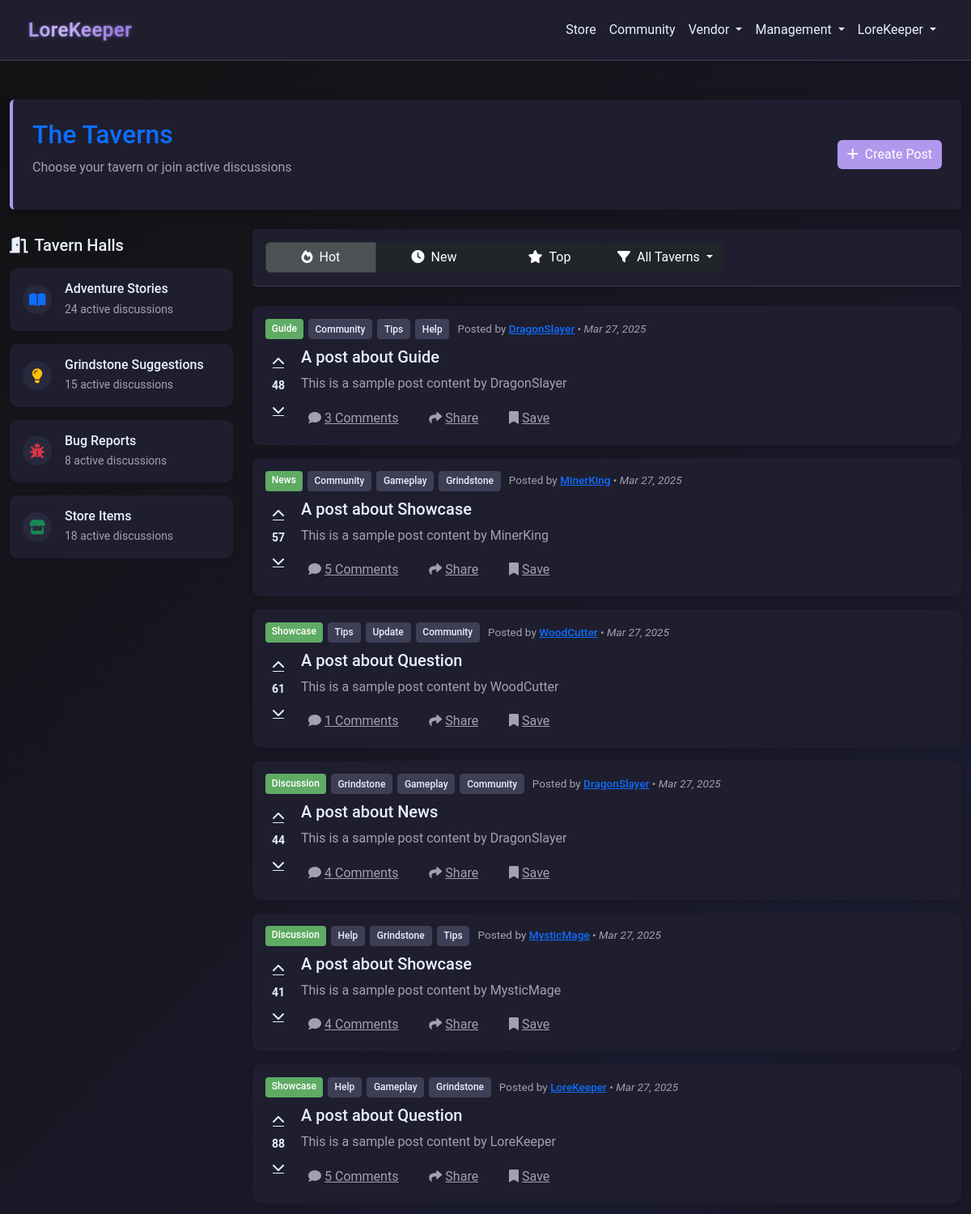
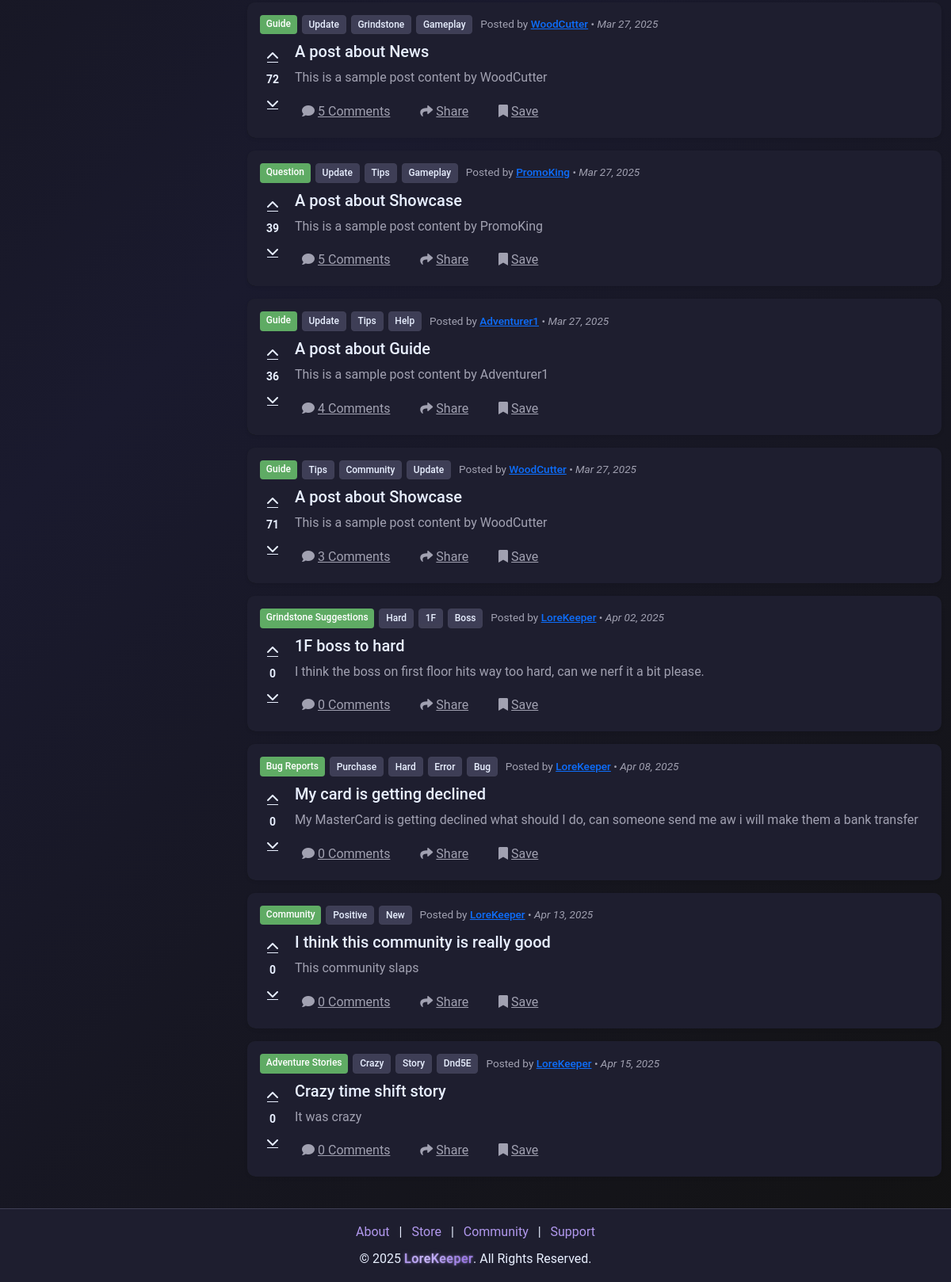
Page /taverns/ (signed in) on the committed database (2 pictures, top to bottom).
### models.py (models this page shows)
class CommunityPost(db.Model):
    __tablename__ = "community_posts"
    id = db.Column(db.Integer, primary_key=True)
    creator_id = db.Column(
        db.Integer, db.ForeignKey("users.id"), nullable=False, index=True
    )
    title = db.Column(db.String(255), nullable=False)
    content = db.Column(db.Text, nullable=False)
    category = db.Column(db.String(255), nullable=False)
    parent_id = db.Column(
        db.Integer, db.ForeignKey("community_posts.id"), nullable=True
    )
    tags = db.Column(db.String(255))
    upvotes = db.Column(db.Integer, default=0)
    downvotes = db.Column(db.Integer, default=0)
    created_at = db.Column(db.DateTime, default=datetime.utcnow)
    replies = db.relationship(
        "CommunityReply", back_populates="post", lazy=True, cascade="all, delete-orphan"
    )
    creator = db.relationship("User", back_populates="community_posts")

### routes/route_taverns.py (the view)
@taverns_bp.route("/")
@login_required
def taverns():
    reply_counts = (
        db.session.query(
            CommunityReply.post_id, func.count(CommunityReply.id).label("reply_count")
        )
        .group_by(CommunityReply.post_id)
        .subquery()
    )
    posts = (
        db.session.query(
            CommunityPost,
            User.username.label("creator_username"),
            func.coalesce(reply_counts.c.reply_count, 0).label("total_comments"),
        )
        .join(User, CommunityPost.creator_id == User.id)
        .outerjoin(reply_counts, CommunityPost.id == reply_counts.c.post_id)
        .all()
    )
    formatted_posts = []
    for post, username, total_comments in posts:
        post_dict = {
            "id": post.id,
            "title": post.title,
            "content": post.content,
            "category": post.category,
            "tags": post.tags.split(",") if post.tags else [],
            "total_comments": total_comments,
            "upvotes": post.upvotes,
            "downvotes": post.downvotes,
            "created_at": post.created_at,
            "creator_id": post.creator_id,
            "creator_username": username,
        }
        formatted_posts.append(post_dict)
    return render_template("taverns/taverns_index.html", posts=formatted_posts)

### app.py (called while the page is built, shortened)
@app.after_request
def add_header(response):
    response.headers["Cache-Control"] = "no-store"
    return response

@app.before_request
def before_request():
    try:
        if session.get("user_id"):
            session.permanent = True
        else:
            getCookie()
    except Exception:
        session.clear()

@app.template_filter("format_date")
def format_date(date):
    if not date:
        return "N/A"
    from datetime import datetime, timedelta, timezone
    now = datetime.now(timezone.utc).replace(tzinfo=None)
    diff = now - date
    if diff < timedelta(minutes=1):
        return "Just now"
    elif diff < timedelta(hours=1):
        minutes = int(diff.total_seconds() / 60)
        return f"{minutes}m ago"
    elif diff < timedelta(days=1):
        hours = int(diff.total_seconds() / 3600)
        return f"{hours}h ago"
    elif diff < timedelta(days=2):
        return "Yesterday"
    elif diff < timedelta(days=7):
        days = int(diff.total_seconds() / 86400)
        return f"{days} days ago"
    else:
        return date.strftime("%b %d, %Y")

### wrappers.py (called while the page is built)
def login_required(f):
    @wraps(f)
    def decorated_function(*args, **kwargs):
        if not session.get("user_id"):
            flash("You must be logged in to access this page", "warning")
            return redirect(url_for("login"))
        return f(*args, **kwargs)
    return decorated_function

### templates/taverns/taverns_index.html (shortened to what this page needs)
{% extends "nav_footer_template.html" %}
{% block content %}
<div class="content-wrapper">
    <div class="container-fluid py-3 py-md-4">
        <div class="row mb-3 mb-md-4">
            <div class="col-12">
                <div class="forums-header p-3 p-md-4 rounded">
                    <div class="d-flex flex-column flex-md-row justify-content-between align-items-start align-items-md-center">
                <div>
                    <h1 class="h2 text-primary mb-2">The Taverns</h1>
                    <p class="text-muted">Choose your tavern or join active discussions</p>
                </div>
                        <a href="/taverns/create_post" class="btn btn-primary btn-glow mt-2 mt-md-0">
                    <i class="fas fa-plus me-2"></i>Create Post
                        </a>
                    </div>
                </div>
            </div>
        </div>
        <div class="row g-3 g-md-4">
            <div class="col-12 col-lg-3 order-2 order-lg-1">
                <div class="sticky-top pt-2" style="top: 1rem;">
                    <h5 class="text-light mb-3"><i class="fas fa-door-open me-2"></i>Tavern Halls</h5>
                    <div class="card bg-dark border-0 shadow-sm mb-3 tavern-card" data-tavern="Adventure Stories">
                        <div class="card-body p-3">
                            <div class="d-flex align-items-center">
                                <div class="tavern-icon me-3">
                                    <i class="fas fa-book-open text-primary"></i>
                                </div>
                                <div class="flex-grow-1">
                                    <h6 class="mb-1">Adventure Stories</h6>
                                    <div class="small text-muted">24 active discussions</div>
                                </div>
                            </div>
                        </div>
                    </div>
                    <div class="card bg-dark border-0 shadow-sm mb-3 tavern-card" data-tavern="Grindstone Suggestions">
                        <div class="card-body p-3">
                            <div class="d-flex align-items-center">
                                <div class="tavern-icon me-3">
                                    <i class="fas fa-lightbulb text-warning"></i>
                                </div>
                                <div class="flex-grow-1">
                                    <h6 class="mb-1">Grindstone Suggestions</h6>
                                    <div class="small text-muted">15 active discussions</div>
                                </div>
                            </div>
                        </div>
                    </div>
                    <div class="card bg-dark border-0 shadow-sm mb-3 tavern-card" data-tavern="Bug Reports">
                        <div class="card-body p-3">
                            <div class="d-flex align-items-center">
                                <div class="tavern-icon me-3">
                                    <i class="fas fa-bug text-danger"></i>
                                </div>
                                <div class="flex-grow-1">
                                    <h6 class="mb-1">Bug Reports</h6>
                                    <div class="small text-muted">8 active discussions</div>
                                </div>
                            </div>
                        </div>
                    </div>
                    <div class="card bg-dark border-0 shadow-sm mb-3 tavern-card" data-tavern="Store Items">
                        <div class="card-body p-3">
                            <div class="d-flex align-items-center">
                                <div class="tavern-icon me-3">
                                    <i class="fas fa-store text-success"></i>
                                </div>
                                <div class="flex-grow-1">
                                    <h6 class="mb-1">Store Items</h6>
                                    <div class="small text-muted">18 active discussions</div>
                                </div>
                            </div>
                        </div>
                    </div>
                </div>
            </div>
            <div class="col-12 col-lg-9 order-1 order-lg-2 mb-4 mb-lg-0">
                <div class="forums-filter-bar p-2 p-md-3 rounded mb-3 mb-md-4">
                    <div class="d-flex flex-column flex-md-row justify-content-between align-items-center">
                    <div class="btn-group w-100 w-md-auto mb-2 mb-md-0">
                        <button type="button" class="btn btn-dark active">
                            <i class="fas fa-fire me-1 me-md-2"></i><span class="d-none d-sm-inline">Hot</span>
                        </button>
                        <button type="button" class="btn btn-dark">
                            <i class="fas fa-clock me-1 me-md-2"></i><span class="d-none d-sm-inline">New</span>
                        </button>
                        <button type="button" class="btn btn-dark">
                            <i class="fas fa-star me-1 me-md-2"></i><span class="d-none d-sm-inline">Top</span>
                        </button>
                    </div>
                    <div class="dropdown w-100 w-md-auto">
                        <button class="btn btn-dark dropdown-toggle" type="button" data-bs-toggle="dropdown">
                                <i class="fas fa-filter me-2"></i>All Taverns
                        </button>
                        </div>
                    </div>
                </div>
                <div class="posts-container">
                    {% for post in posts %}
                    <div class="card bg-dark border-0 shadow-sm mb-3 post-card">
                        <div class="card-body p-2 p-md-3">
                            <div class="post-content">
                                <div class="post-header">
                                    <div class="post-badges-container">
                                        <span class="badge bg-success">{{post.category}}</span>
                                        {% for tag in post.tags %}
                                        <span class="badge bg-secondary">{{tag.title()}}</span>
                                        {% endfor %}
                                    </div>
                                    <small class="post-author-info">
                                        Posted by <a href="/user/{{post.creator_id}}" class="text-primary post-author" data-user-id="{{post.creator_id}}">{{post.creator_username|default('User')}}</a> •
                                        <span class="post-date" data-date="{{post.created_at}}">{{post.created_at|format_date}}</span>
                                    </small>
                                </div>
                                <div class="d-flex">
                                    <div class="vote-controls-below">
                                        <button class="btn btn-link text-light p-1 vote-btn" title="Upvote" data-post-id="{{post.id}}">
                                            <i class="fas fa-chevron-up"></i>
                                        </button>
                                        <div class="vote-count fw-bold">{{post.upvotes - post.downvotes}}</div>
                                        <button class="btn btn-link text-light p-1 vote-btn" title="Downvote" data-post-id="{{post.id}}">
                                            <i class="fas fa-chevron-down"></i>
                                        </button>
                                    </div>
                                    <div class="post-content-wrapper">
                                        <h5 class="post-title mb-2">
                                            <a href="/taverns/post/{{post.id}}" class="text-light text-decoration-none hover-primary">{{post.title}}</a>
                                        </h5>
                                        <p class="text-muted mb-2 d-none d-sm-block">{{post.content}}</p>
                                        <div class="post-actions">
                                            <button class="btn btn-link text-muted p-0 me-3 post-action-btn">
                                                <i class="fas fa-comment me-1"></i><span class="d-none d-sm-inline">{{post.total_comments|default('0')}} Comments</span>
                                            </button>
                                            <button class="btn btn-link text-muted p-0 me-3 post-action-btn">
                                                <i class="fas fa-share me-1"></i><span class="d-none d-sm-inline">Share</span>
                                            </button>
                                            <button class="btn btn-link text-muted p-0 post-action-btn">
                                                <i class="fas fa-bookmark me-1"></i><span class="d-none d-sm-inline">Save</span>
                                            </button>
                                        </div>
                                    </div>
                                </div>
                            </div>
                        </div>
                    </div>
                    {% endfor %}
                </div>
            </div>
        </div>
    </div>
</div>
{% endblock %}

### templates/taverns/taverns_index.html (style rules this page uses)
body { display: flex; flex-direction: column; min-height: 100vh; }
.content-wrapper { flex: 1 0 auto; display: flex; flex-direction: column; }
.container-fluid { flex: 1 0 auto; }
.forums-header { background-color: var(--card-background); border-left: 4px solid var(--accent-color); box-shadow: 0 4px 15px rgba(0, 0, 0, 0.2); transition: all 0.3s ease; }
.btn-glow { position: relative; overflow: hidden; transition: all 0.3s ease; }
.btn-glow:after { content: ''; position: absolute; top: -50%; left: -50%; width: 200%; height: 200%; background: linear-gradient( to bottom right, rgba(255, 255, 255, 0) 0%, rgba(255, 255, 255, 0.03) 40%, rgba(255, 255, 255, 0.08) 50%, rgba(255, 255, 255, 0.03) 60%, rgba(255, 255, 255, 0) 100% ); transform: rotate(45deg); opacity: 0; transition: 0.7s; }
.forums-filter-bar { background-color: var(--card-background); border-bottom: 1px solid var(--input-border); box-shadow: 0 2px 10px rgba(0, 0, 0, 0.1); }
.tavern-card { transition: all 0.3s ease; cursor: pointer; overflow: hidden; }
.tavern-icon { display: flex; align-items: center; justify-content: center; width: 36px; height: 36px; background-color: var(--input-background); border-radius: 50%; transition: all 0.3s ease; }
.tavern-icon i { font-size: 18px; transition: all 0.3s ease; }
.post-card { transition: all 0.3s ease; border-left: 3px solid transparent; }
.vote-btn { transition: all 0.2s ease; border-radius: 4px; width: 32px; height: 32px; display: flex; align-items: center; justify-content: center; }
.vote-count { font-size: 16px; min-width: 32px; text-align: center; transition: all 0.2s ease; }
.post-action-btn { transition: all 0.2s ease; border-radius: 4px; padding: 4px 8px !important; margin-top: 5px; display: inline-block; }
.sticky-top { z-index: 1020; }
.badge { transition: all 0.2s ease; }
.post-author { position: relative; transition: all 0.2s ease; font-weight: 500; }
.post-author:after { content: ''; position: absolute; bottom: -2px; left: 0; width: 0; height: 1px; background-color: var(--accent-color); transition: width 0.3s ease; }
.post-date { font-style: italic; }
.post-content h5 a { transition: color 0.2s ease; }
.vote-controls-below { display: flex; flex-direction: column; align-items: center; justify-content: flex-start; float: left; margin-right: 12px; margin-top: 2px; }
.vote-controls-below .vote-btn { display: flex; align-items: center; justify-content: center; width: 32px; height: 32px; padding: 0; margin: 0; }
.vote-controls-below .vote-count { font-weight: bold; text-align: center; font-size: 14px; margin: 2px 0; }
.post-header { display: flex; flex-wrap: wrap; align-items: center; margin-bottom: 10px; gap: 10px; }
.post-badges-container { display: flex; flex-wrap: wrap; gap: 6px; margin-bottom: 0; }
.post-author-info { white-space: nowrap; color: var(--text-muted); font-size: 0.85rem; }

### rows in the picture
CommunityPost: category "Guide", title "Community" "Tips" "Help", creator_username "DragonSlayer", created_at "Mar 27, 2025", upvotes "48", title "A post about Guide", content "This is a sample post content by DragonSlayer", total_comments "3"
CommunityPost: category "News", title "Community" "Gameplay" "Grindstone", creator_username "MinerKing", created_at "Mar 27, 2025", upvotes "57", title "A post about Showcase", content "This is a sample post content by MinerKing", total_comments "5"
CommunityPost: category "Showcase", title "Tips" "Update" "Community", creator_username "WoodCutter", created_at "Mar 27, 2025", upvotes "61", title "A post about Question", content "This is a sample post content by WoodCutter", total_comments "1"
CommunityPost: category "Discussion", title "Grindstone" "Gameplay" "Community", creator_username "DragonSlayer", created_at "Mar 27, 2025", upvotes "44", title "A post about News", content "This is a sample post content by DragonSlayer", total_comments "4"
CommunityPost: category "Discussion", title "Help" "Grindstone" "Tips", creator_username "MysticMage", created_at "Mar 27, 2025", upvotes "41", title "A post about Showcase", content "This is a sample post content by MysticMage", total_comments "4"
CommunityPost: category "Showcase", title "Help" "Gameplay" "Grindstone", creator_username "LoreKeeper", created_at "Mar 27, 2025", upvotes "88", title "A post about Question", content "This is a sample post content by LoreKeeper", total_comments "5"
CommunityPost: category "Guide", title "Update" "Grindstone" "Gameplay", creator_username "WoodCutter", created_at "Mar 27, 2025", upvotes "72", title "A post about News", content "This is a sample post content by WoodCutter", total_comments "5"
CommunityPost: category "Question", title "Update" "Tips" "Gameplay", creator_username "PromoKing", created_at "Mar 27, 2025", upvotes "39", title "A post about Showcase", content "This is a sample post content by PromoKing", total_comments "5"
CommunityPost: category "Guide", title "Update" "Tips" "Help", creator_username "Adventurer1", created_at "Mar 27, 2025", post.upvotes-post.downvotes "36", title "A post about Guide", content "This is a sample post content by Adventurer1", total_comments "4"
CommunityPost: category "Guide", title "Tips" "Community" "Update", creator_username "WoodCutter", created_at "Mar 27, 2025", upvotes "71", title "A post about Showcase", content "This is a sample post content by WoodCutter", total_comments "3"
CommunityPost: category "Grindstone Suggestions", title "Hard" "1F" "Boss", creator_username "LoreKeeper", created_at "Apr 02, 2025", upvotes "0", title "1F boss to hard", content "I think the boss on first floor hits way too hard, can we nerf it a bit please.", total_comments "0"
CommunityPost: category "Bug Reports", title "Purchase" "Hard" "Error" "Bug", creator_username "LoreKeeper", created_at "Apr 08, 2025", upvotes "0", title "My card is getting declined", content "My MasterCard is getting declined what should I do, can someone send me aw i will make them a bank transfer", total_comments "0"
CommunityPost: category "Community", title "Positive" "New", creator_username "LoreKeeper", created_at "Apr 13, 2025", upvotes "0", title "I think this community is really good", content "This community slaps", total_comments "0"
CommunityPost: category "Adventure Stories", title "Crazy" "Story" "Dnd5E", creator_username "LoreKeeper", created_at "Apr 15, 2025", upvotes "0", title "Crazy time shift story", content "It was crazy", total_comments "0"

### other values in the picture
{{ session['username'] }} "LoreKeeper"
